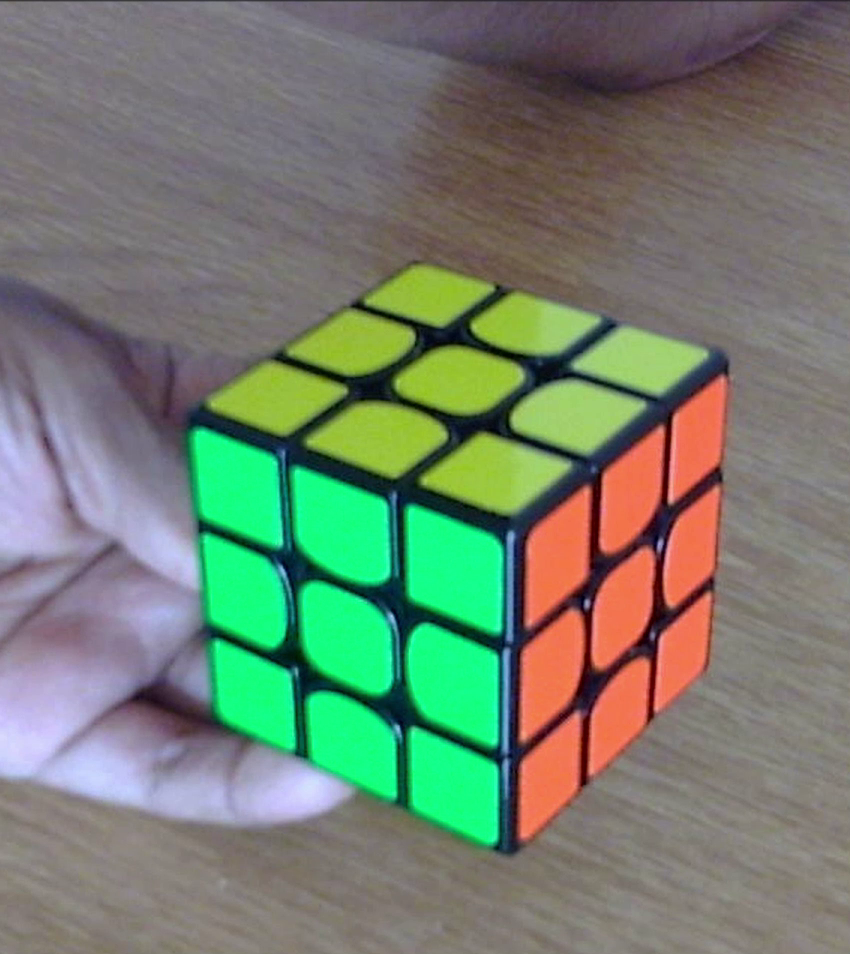
#> input picture frame 24 of sample6.mp4, 850 x 954 px, given in place of sample.mp4, which was not available
$ python contour_detect.py
#> lines starting #> are read from the running program, lines starting #| are printed output that depends on the picture; after the words box and inside, x2 and y2 are one past the last pixel; in counts of white or black regions, pixels touching at a corner belong together; pictures that were not available may be replaced by others from this repository, and a replacement may not be noted
import cv2
import numpy as np
import itertools
import math

# Set this to 0 for webcam, or to a filename (e.g., 'rubiks_video.mp4')
video_source = 'sample.mp4'
cap = cv2.VideoCapture(video_source)

# Color thresholds (only white enabled; others can be uncommented)
color_ranges = {
    'white':  ([0, 0, 200],    [180, 40, 255], (255, 255, 255)),
    # 'yellow': ([26, 100, 100], [45, 255, 255], (0, 255, 255)),
    # 'orange': ([5, 100, 150], [10, 255, 255], (0, 165, 255)),
    # 'blue':   ([100, 100, 100], [140, 255, 255], (255, 0, 0)),
    # 'green':  ([50, 100, 100], [85, 255, 255], (0, 255, 0)),
    # 'red1':   ([0, 20, 100],   [5, 50, 255], (0, 0, 255)),
    # 'red2':   ([160, 100, 100], [180, 255, 255], (0, 0, 255)),
}

def triangle_area(x1, y1, x2, y2, x3, y3):
    return 0.5 * abs(x1*(y2 - y3) + x2*(y3 - y1) + x3*(y1 - y2))

def find_by_index(centers, idx):
    for c in centers:
        if c['index'] == idx:
            return c
    return None

def dist(p1, p2):
    return math.hypot(p2['cx'] - p1['cx'], p2['cy'] - p1['cy'])

def is_duplicate(cx, cy, seen, thresh=10):
    for _, sx, sy in seen:
        if abs(cx - sx) < thresh and abs(cy - sy) < thresh:
            return True
    return False

while cap.isOpened():
    ret, frame = cap.read()
#> frame is the input picture: shape (954, 850, 3); mean B, G, R 110.2, 127.2, 114.9
    if not ret:
        break

    hsv = cv2.cvtColor(frame, cv2.COLOR_BGR2HSV)
#> hsv: shape (954, 850, 3); mean H, S, V 70.8, 76.6, 143.7
    output = frame.copy()
    index = 1
    seen_contours = []
    centers = []
    cnt_colors = { 'green': 0, 'white': 0, 'yellow': 0, 'orange': 0, 'blue': 0, 'red': 0 }

    # Detect colored blobs
    for color, (lower, upper, bgr) in color_ranges.items():
        lower_np = np.array(lower, dtype=np.uint8)
        upper_np = np.array(upper, dtype=np.uint8)

        mask = cv2.inRange(hsv, lower_np, upper_np)
        edges = cv2.Canny(mask, 5, 90)
        kernel = np.ones((2, 2), np.uint8)
        dilated_edges = cv2.dilate(edges, kernel, iterations=1)

        contours, _ = cv2.findContours(dilated_edges, cv2.RETR_TREE, cv2.CHAIN_APPROX_SIMPLE)

        for cnt in contours:
            area = cv2.contourArea(cnt)
            if area < 100:
                continue

            M = cv2.moments(cnt)
            if M["m00"] == 0:
                continue

            cx = int(M["m10"] / M["m00"])
            cy = int(M["m01"] / M["m00"])

            if is_duplicate(cx, cy, seen_contours):
                continue

            seen_contours.append((area, cx, cy))
            centers.append({ 'index': index, 'cx': cx, 'cy': cy })

            # Draw center
            cv2.circle(output, (cx, cy), 3, (0, 0, 0), -1)
            cv2.putText(output, str(index), (cx - 10, cy - 10),
                        cv2.FONT_HERSHEY_SIMPLEX, 0.5, (0, 0, 0), 2)
            cv2.drawContours(output, [cnt], -1, bgr, 2)
            index += 1

            if 'red' in color:
                cnt_colors['red'] += 1
            else:
                cnt_colors[color] += 1
#> this loop made 1 pass
#> pass 1, `mask = cv2.inRange(hsv, lower_np, upper_np)`:
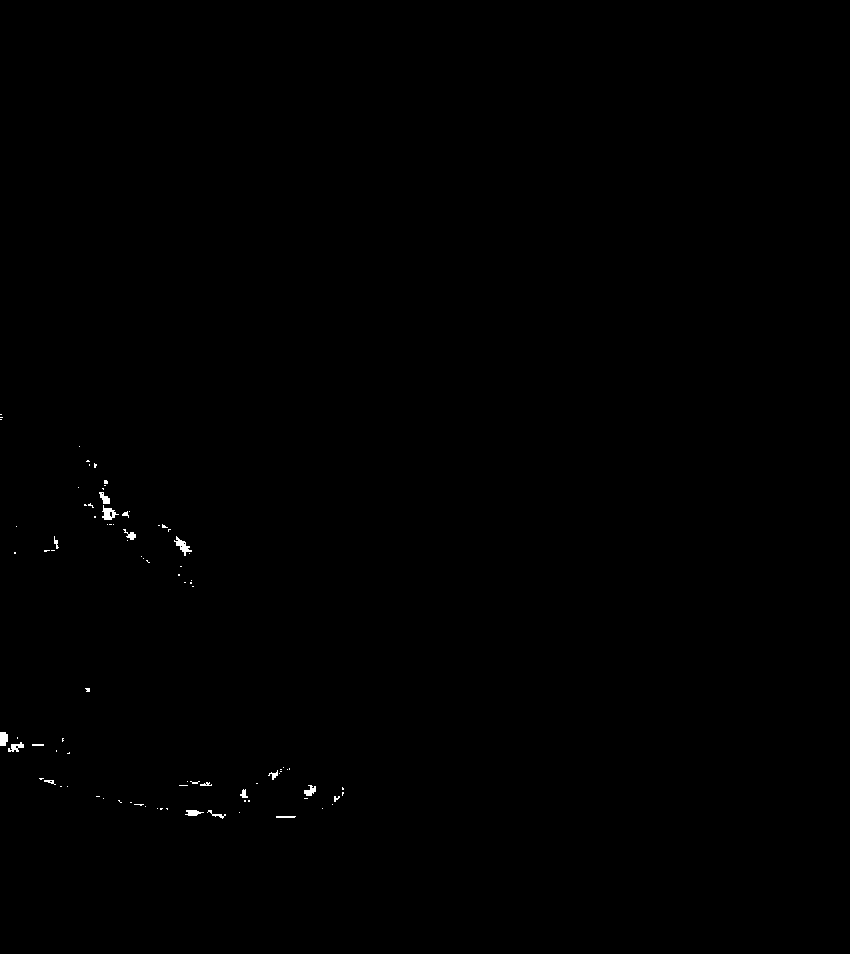
#> mask: shape (954, 850); 0.17% white; 89 white regions (71 under 20 px), largest, box (x1, y1, x2, y2) and area: (174, 536, 192, 556) 129, (102, 505, 119, 520) 128, (0, 732, 8, 746) 100
#> pass 1, `edges = cv2.Canny(mask, 5, 90)`:
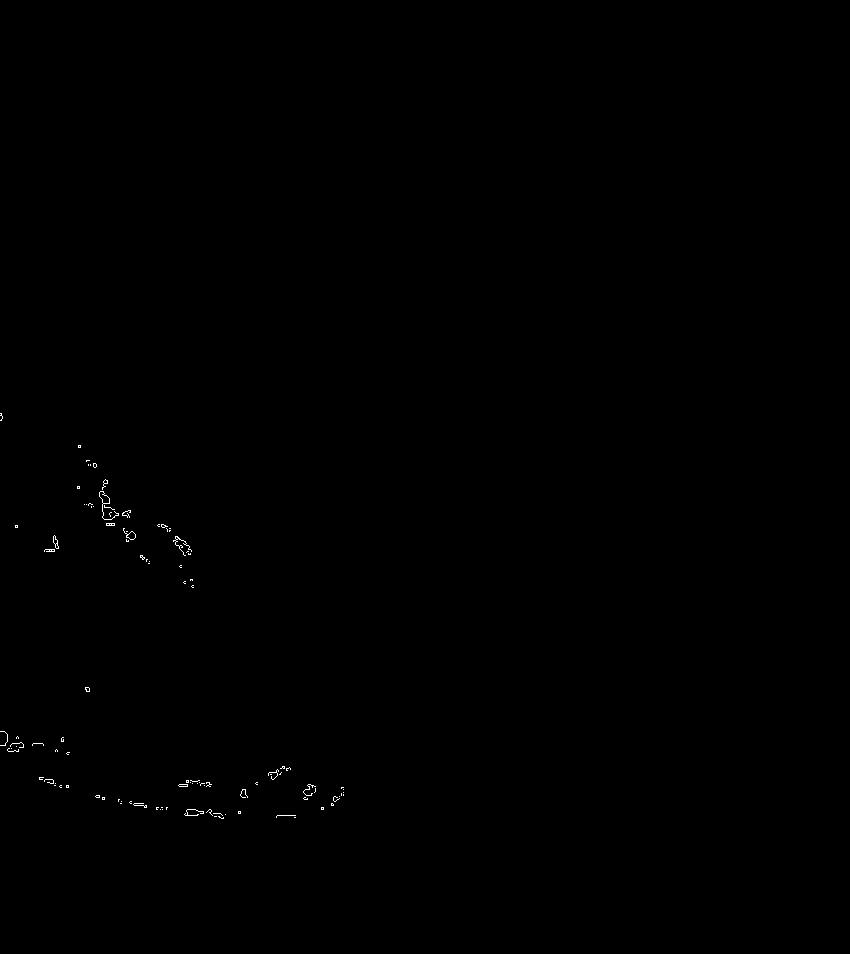
#> edges: shape (954, 850); 0.13% white in thin lines or dots, all inside (x1, y1, x2, y2) = (0, 413, 344, 819)
#> pass 1, `dilated_edges = cv2.dilate(edges, kernel, iterations=1)`:
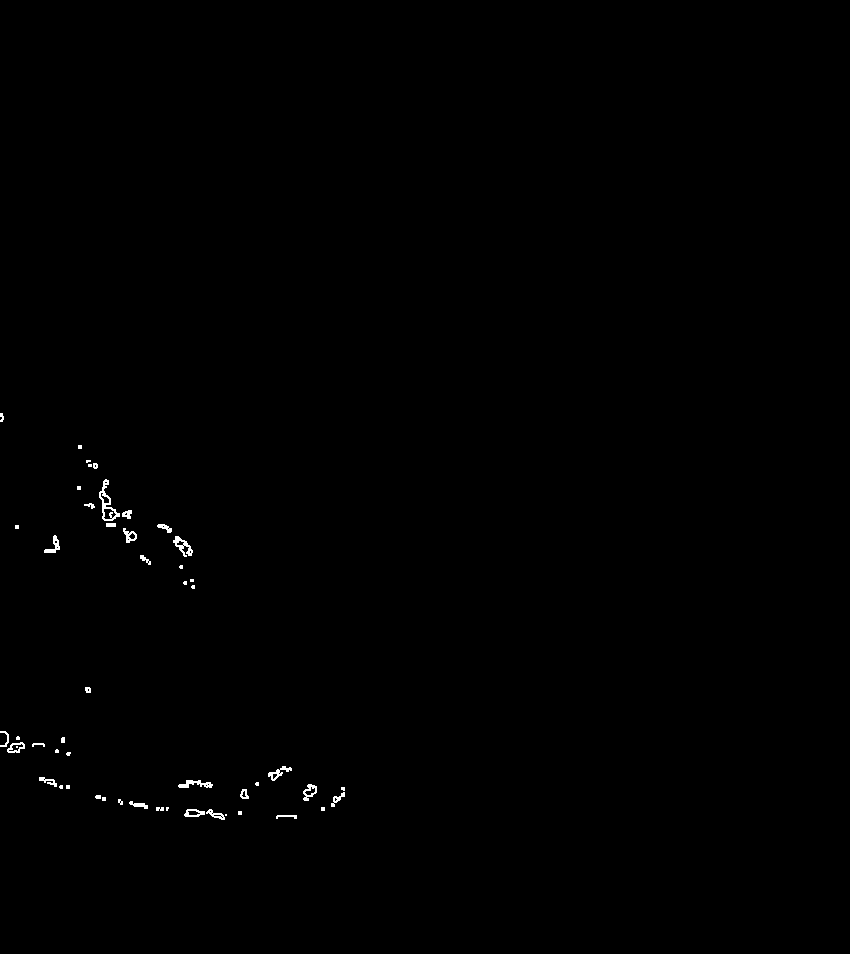
#> dilated_edges: shape (954, 850); 0.3% white in thin lines or dots, all inside (x1, y1, x2, y2) = (0, 413, 345, 820)
#> after the loop:
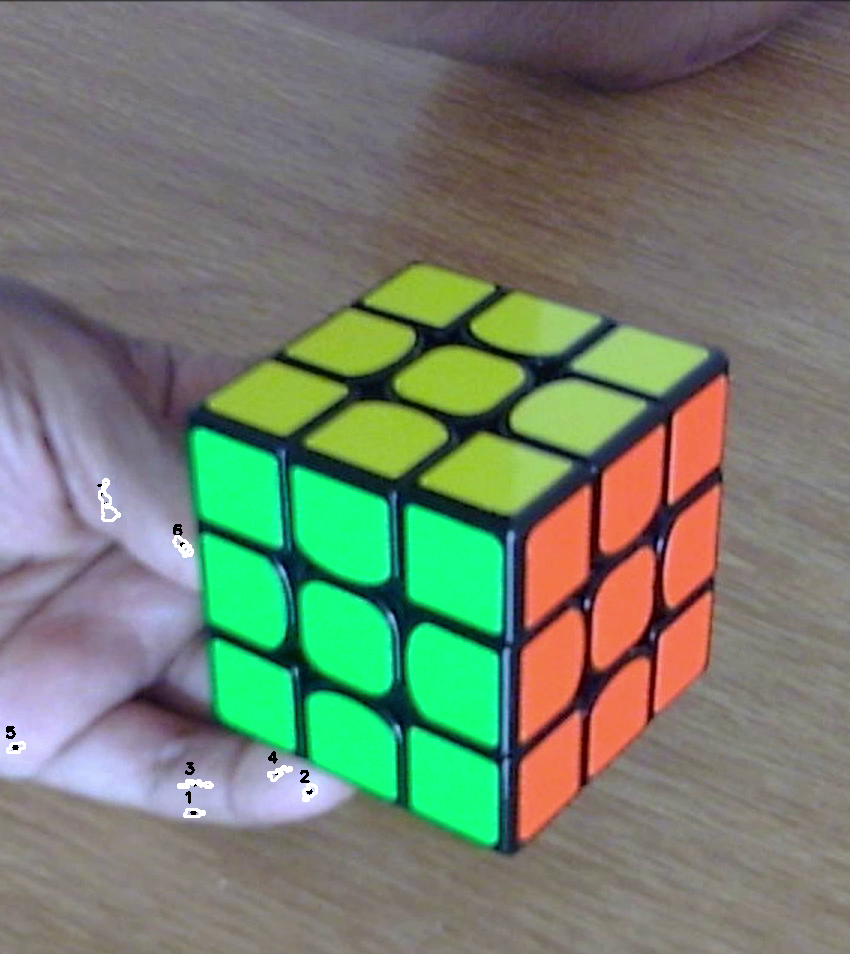
#> output: shape (954, 850, 3); 0.26% of pixels changed, all inside (x1, y1, x2, y2) = (6, 478, 318, 818)
#> after the loop, centers = 7 items; cnt_colors = {'green': 0, 'white': 7, 'yellow': 0, 'orange': 0, 'blue': 0, 'red': 0}; index = 8; seen_contours = [(108, 193, 812), (122.5, 309, 791), (108, 194, 783), (103, 277, 772), (117.5, 15, 747), (148, 182, 545), (314, 106, 505)]

    # Triangle (collinear) analysis
    AREA_TOLERANCE = 700
    for i, j, k in itertools.combinations(range(1, len(centers) + 1), 3):
        p1 = find_by_index(centers, i)
        p2 = find_by_index(centers, j)
        p3 = find_by_index(centers, k)

        if p1 and p2 and p3:
            area = triangle_area(p1['cx'], p1['cy'], p2['cx'], p2['cy'], p3['cx'], p3['cy'])
            if area < AREA_TOLERANCE:
                d12 = dist(p1, p2)
                d23 = dist(p2, p3)
                d13 = dist(p1, p3)

                pairs = [(d12, (p1, p2, p3)),
                         (d23, (p2, p3, p1)),
                         (d13, (p1, p3, p2))]

                longest, (start, end, middle) = max(pairs, key=lambda x: x[0])

                # Draw line between collinear points
                cv2.line(output, (start['cx'], start['cy']), (end['cx'], end['cy']), (0, 0, 255), 1)
#> this loop made 35 passes
#> (i, j, k, area, d12, d23, d13, longest) on pass 8: (1, 3, 6, 293, 29.02, 238.3, 267.2, 267.2)
#> (i, j, k, p1, p2, p3, area) on passes 1, 3, 4, 5, 6: (1, 2, 3, {'index': 1, 'cx': 193, 'cy': 812}, {'index': 2, 'cx': 309, 'cy': 791}, {'index': 3, 'cx': 194, 'cy': 783}, 1671.5), (1, 2, 5, {'index': 1, 'cx': 193, 'cy': 812}, {'index': 2, 'cx': 309, 'cy': 791}, {'index': 5, 'cx': 15, 'cy': 747}, 5639), (1, 2, 6, {'index': 1, 'cx': 193, 'cy': 812}, {'index': 2, 'cx': 309, 'cy': 791}, {'index': 6, 'cx': 182, 'cy': 545}, 15601.5), (1, 2, 7, {'index': 1, 'cx': 193, 'cy': 812}, {'index': 2, 'cx': 309, 'cy': 791}, {'index': 7, 'cx': 106, 'cy': 505}, 18719.5), (1, 3, 4, {'index': 1, 'cx': 193, 'cy': 812}, {'index': 3, 'cx': 194, 'cy': 783}, {'index': 4, 'cx': 277, 'cy': 772}, 1198)
#> output: shape (954, 850, 3); 0.03% of pixels changed, all inside (x1, y1, x2, y2) = (182, 545, 194, 813)

    # Display result
    cv2.imshow("Rubik's Cube Tracking", output)
    if cv2.waitKey(1) & 0xFF == ord('q'):
#> (key q is pressed here)
        break

cap.release()
cv2.destroyAllWindows()

$ run again, starting later in the video
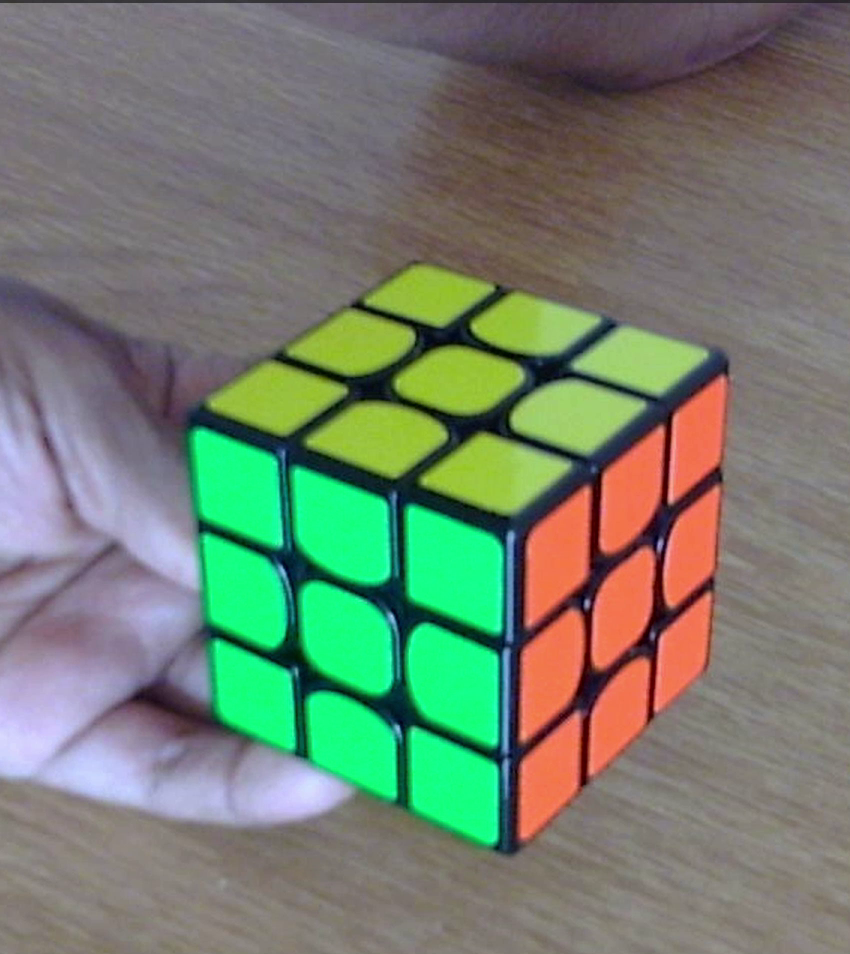
#> input picture frame 197 of sample6.mp4, 850 x 954 px, given in place of sample.mp4, which was not available
#> frame is the input picture: shape (954, 850, 3); mean B, G, R 110.2, 127.2, 114.9
#> hsv: shape (954, 850, 3); mean H, S, V 70.9, 76.6, 143.7
#> the loop `for color, (lower, upper, bgr) in color_ranges.items():` made 1 pass
#> pass 1, `dilated_edges = cv2.dilate(edges, kernel, iterations=1)`:
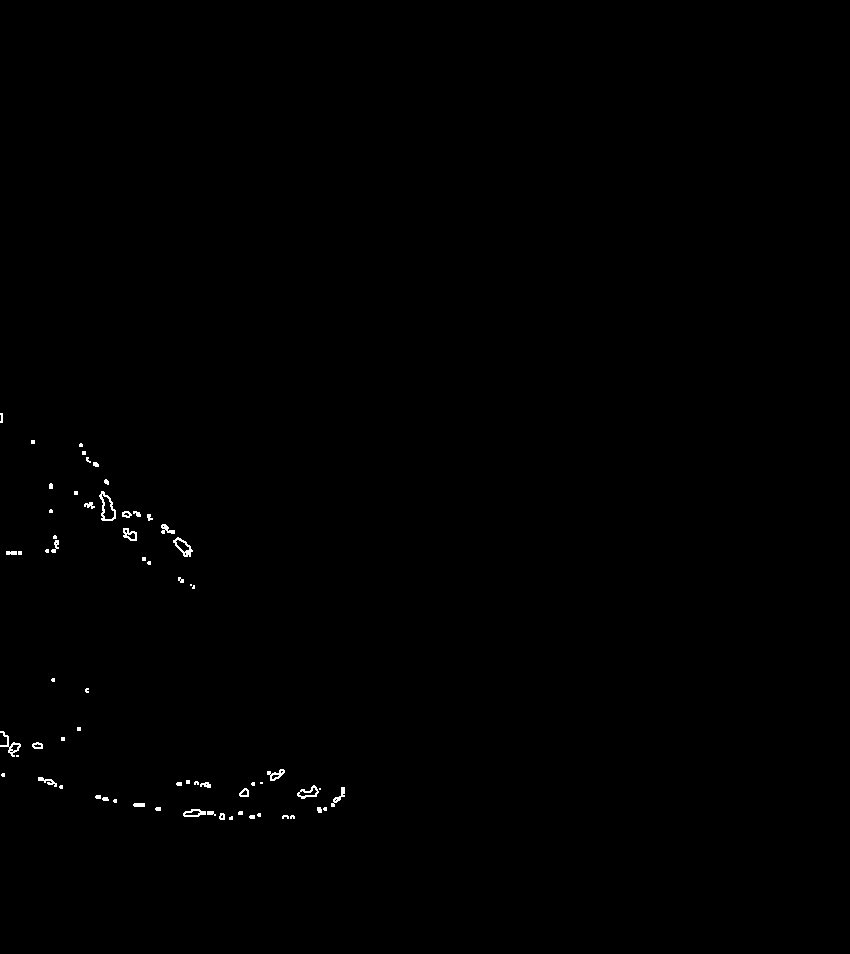
#> dilated_edges: shape (954, 850); 0.28% white in thin lines or dots, all inside (x1, y1, x2, y2) = (0, 413, 345, 820)
#> after the loop `for color, (lower, upper, bgr) in color_ranges.items():`: centers = 6 items; cnt_colors = {'green': 0, 'white': 6, 'yellow': 0, 'orange': 0, 'blue': 0, 'red': 0}; index = 7; seen_contours = [(114, 193, 812), (143, 308, 792), (119.5, 11, 745), (182, 182, 546), (106.5, 129, 534), (285.5, 106, 507)]
#> the loop `for i, j, k in itertools.combinations(range(1, len(centers) + 1), 3):` made 20 passes
#> (i, j, k, area, d12, d23, d13, longest) on passes 16, 20: (2, 5, 6, 550.5, 314, 35.47, 349.3, 349.3), (4, 5, 6, 577.5, 54.34, 35.47, 85.42, 85.42)
#> after the loop `for i, j, k in itertools.combinations(range(1, len(centers) + 1), 3):`:
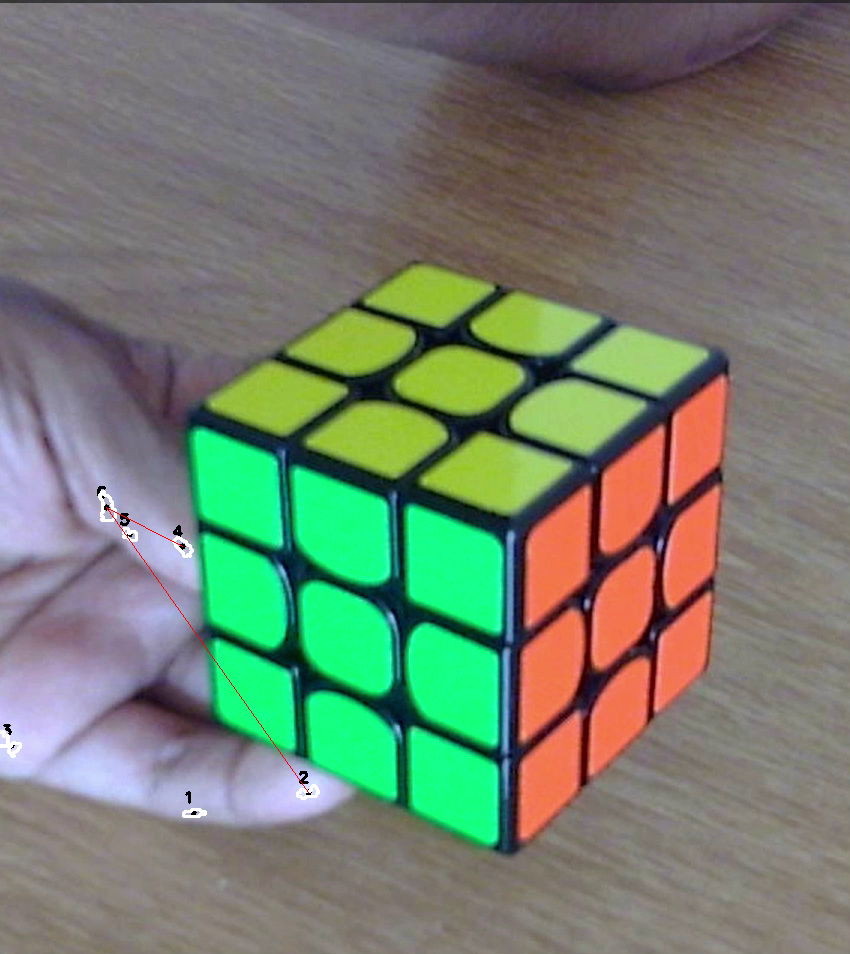
#> output: shape (954, 850, 3); mean B, G, R 110.1, 127.1, 115
